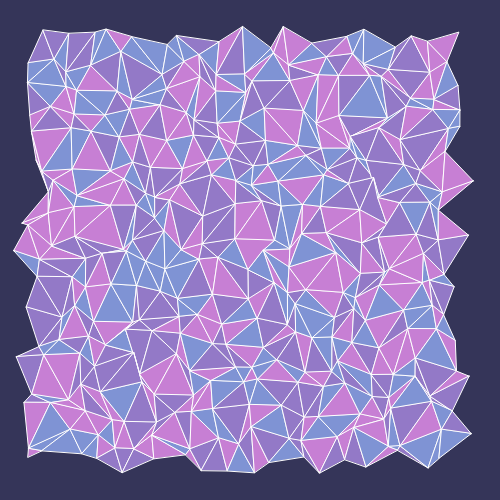
Frame 1 (no input)
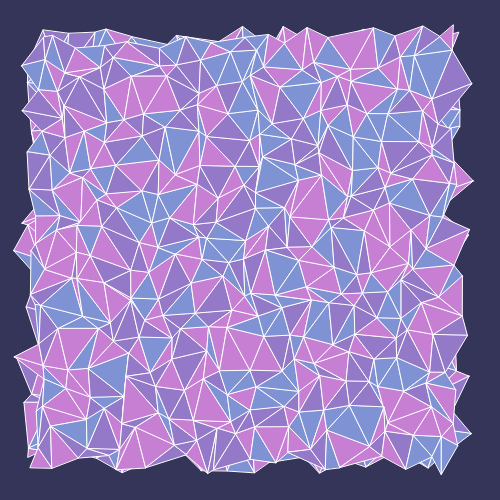
Frame 2 (the mouse pressed at the canvas centre, redrawn once)

The p5.js sketch that drew these frames (run headless with seeded random() and noise() and a simulated clock; the mouse was pressed at the canvas centre and the sketch redrawn once):

// p5.js sketch
// ── sketch.js
// Day 4 of my generative art challenge
// Followed second concept of this tutorial:
// https://levelup.gitconnected.com/generative-art-3-fundamental-concepts-to-get-you-started-44205dae167b

const CANVAS_SIZE = 500;
const DENSITY = 20;
const TRIANGLE_SIZE = CANVAS_SIZE / DENSITY;
const HALF_TRIANGLE = TRIANGLE_SIZE / 2;
const STROKE_COLOR = 'white';
const MARGIN = 40;
const TONES = [
  [147, 121, 199],
  [199, 127, 212],
  [127, 147, 212],
];

function setup() {
  createCanvas(CANVAS_SIZE, CANVAS_SIZE);
  stroke(STROKE_COLOR);
  noLoop();
  background('#353559');
}

function draw() {
  const lines = [];
  let odd = false;
  for (let y = TRIANGLE_SIZE; y < CANVAS_SIZE - MARGIN; y += TRIANGLE_SIZE) {
    odd = !odd;
    const coordinates = [];
    const oddFactor = odd ? HALF_TRIANGLE : 0;
    for (let x = HALF_TRIANGLE; x < CANVAS_SIZE - MARGIN; x += TRIANGLE_SIZE) {
      coordinates.push({
        x: x + random() * TRIANGLE_SIZE + oddFactor,
        y: y + random() * TRIANGLE_SIZE,
      });
    }
    lines.push(coordinates);
  }
  odd = true;
  for (let y = 0; y < lines.length - 1; y++) {
    odd = !odd;
    const triangle = [];
    for (let i = 0; i < lines[y].length; i++) {
      triangle.push(odd ? lines[y][i] : lines[y + 1][i]);
      triangle.push(odd ? lines[y + 1][i] : lines[y][i]);
    }
    for (let i = 0; i < triangle.length - 2; i++) {
      drawTriangle(triangle[i], triangle[i + 1], triangle[i + 2]);
    }
  }
}

const drawTriangle = (pointA, pointB, pointC) => {
  const randomIndex = Math.floor(random(TONES.length));
  const [r, g, b] = TONES[randomIndex];
  fill(r, g, b);
  triangle(pointA.x, pointA.y, pointB.x, pointB.y, pointC.x, pointC.y);
};
